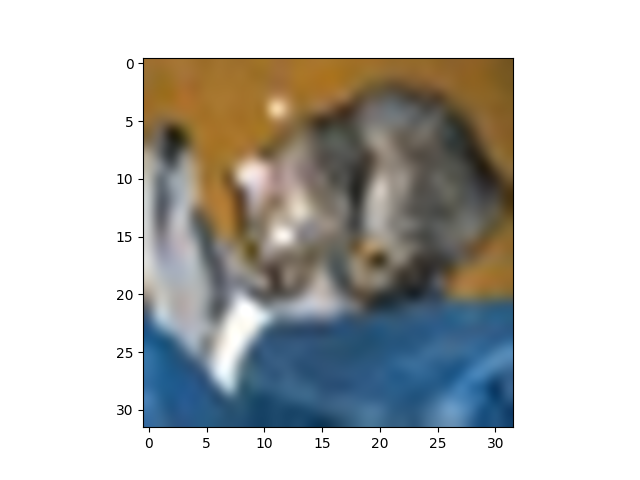
#> input picture cifar_LA_images_8_eps/index0orig3.png, 640 x 480 px; its folder holds 4 pictures in this run; the run also reads 1 picture not shown here
$ python images.py   (older library calls are emulated)
#> lines starting #> are read from the running program, lines starting #| are printed output that depends on the picture

from __future__ import print_function
import os

from PIL import Image , ImageChops


for index in range(29):
  path = [f for f in os.listdir('cifar_LA_images_8_eps') if 'index'+str(index)+ 'orig' in f or 'index'+str(index)+ 'adv' in f]
  result = Image.new("RGB", (630, 200),color=(255,255,255,0))
#> result: PIL image 630x200 RGB; every value is 255
  orig_class = ''
  adv_class = ''
  print(path)
  if 'adv' in path[0]:
    img1 = Image.open('cifar_LA_images_8_eps/' + path[1])
#> img1 is the input picture: PIL image 640x480 RGBA; mean R, G, B, A 188.6, 189.1, 186.4, 255
    img1.thumbnail((200, 200), Image.ANTIALIAS)
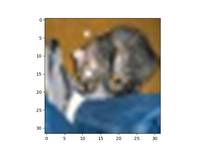
#> img1: PIL image 200x150 RGBA; mean R, G, B, A 188.5, 188.9, 186.2, 255
    img2 = Image.open('cifar_LA_images_8_eps/' + path[0])
    img2.thumbnail((200, 200), Image.ANTIALIAS)
#> img2: PIL image 200x150 RGBA
    orig_class = path[1].split('orig')[1].split('.png')[0]
    adv_class = path[0].split('adv')[1].split('.png')[0]
  elif 'orig' in path[0]:
    img1 = Image.open('cifar_LA_images_8_eps/' + path[0])
    img1.thumbnail((200, 200), Image.ANTIALIAS)
    img2 = Image.open('cifar_LA_images_8_eps/' + path[1])
    img2.thumbnail((200, 200), Image.ANTIALIAS)
    orig_class = path[0].split('orig')[1].split('.png')[0]
    adv_class = path[1].split('adv')[1].split('.png')[0]
  else:
    continue
  img3 = ImageChops.subtract(img1,img2)
  d1 = img1.getdata()
  d2 = img2.getdata()
  # print(d1.shape)
  img3.thumbnail((200, 200), Image.ANTIALIAS)
  x = 0
  y = 0
  w, h = img1.size
#> w = 200; h = 150
  w1, h1 = img2.size
#> w1 = 200; h1 = 150
  w2, h2 = img3.size
#> w2 = 200; h2 = 150
  print('pos {0},{1} size {2},{3}'.format(x, y, w, h))
#| pos 0,0 size 200,150
  print('pos {0},{1} size {2},{3}'.format(x, y, w1, h1))
#| pos 0,0 size 200,150
  print('pos {0},{1} size {2},{3}'.format(x, y, w2, h2))
#| pos 0,0 size 200,150
  result.paste(img1, (x, y, x + w, y + h))
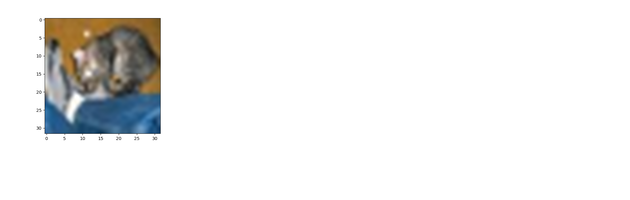
#> result: PIL image 630x200 RGB; mean R, G, B 239.2, 239.3, 238.6
  result.paste(img2, (x+210, y, x+ 210 + w1, y  + h1))
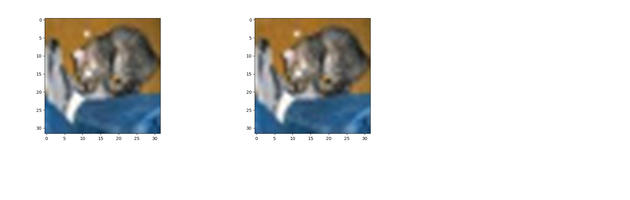
#> result: PIL image 630x200 RGB; mean R, G, B 223.3, 223.5, 222.3
  result.paste(img3, (x+420, y, x+ 420 + w2, y  + h2))
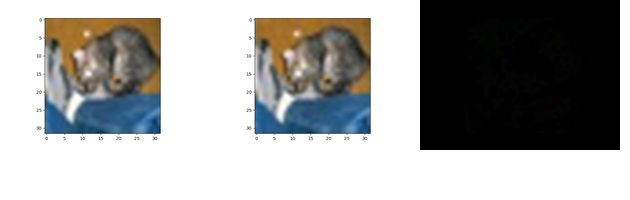
#> result: PIL image 630x200 RGB; mean R, G, B 162.7, 163, 161.7
#> (the run stopped early here; a loop or call above may not have finished)
